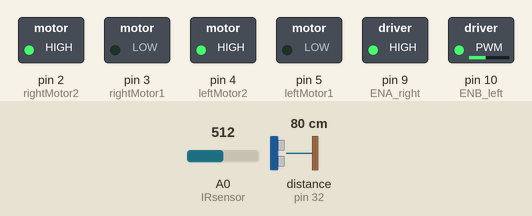
The sketch below on a simulated Arduino Mega 2560, built with avr-gcc and run on an emulated ATmega2560. Parts: switched loads named in the sketch (green lamp = pin HIGH). Wiring (inferred from the names in the program): ultrasonic range finder: trigger pin 33; echo pin 32. Inputs (shaded band) come from the test bench; at power-on: A0 (IRsensor) = 512, distance to the obstacle (sensor on pin 32) 80 cm. The echo pulse lasts 58.3 µs per cm; pins used as bus, display or sensor lines are not drawn.

Above: at 1.2 s.
1.3 s: A0 (IRsensor) set to 716
At 2.3 s:
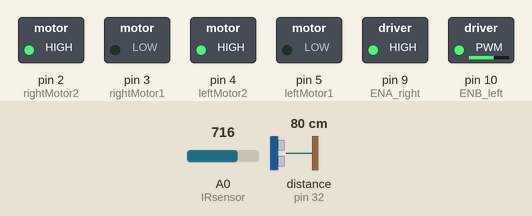
2.8 s: distance to the obstacle (sensor on pin 32) set to 18 cm
4.3 s: distance to the obstacle (sensor on pin 32) set to 13 cm
At 4.6 s:
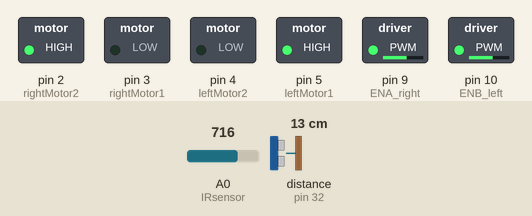
5.8 s: distance to the obstacle (sensor on pin 32) set to 35 cm
At 7.0 s:
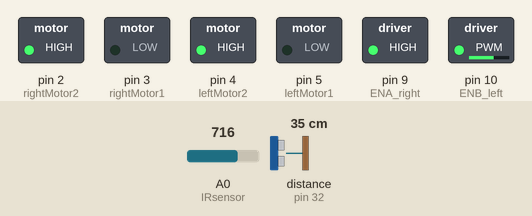
7.3 s: A0 (IRsensor) set to 900
At 8.5 s:
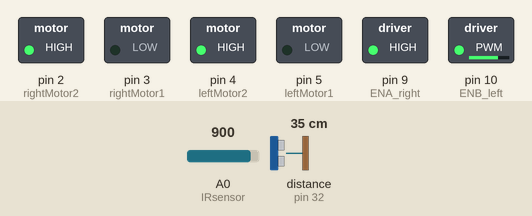
8.8 s: A0 (IRsensor) set to 511
At 9.8 s:
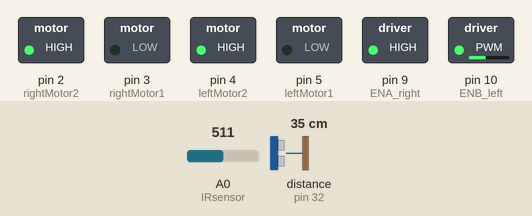
Timing chart, 0 to 11.8 s (numbered marks = the images above; inputs shaded):
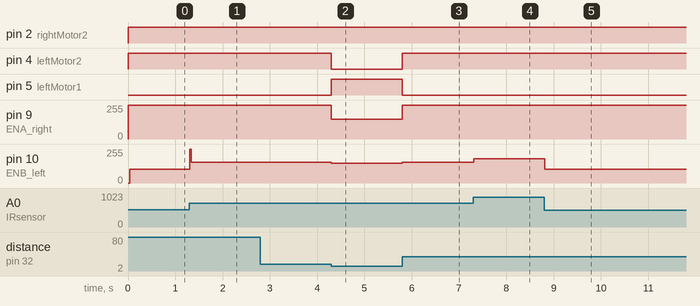

Measured:
- the behaviour switches between 16 and 15 cm on distance to the obstacle (sensor on pin 32) (found by bisection; images 1 and 2)
- after the input at 1.3 s, pin 10 (ENB_left): 105/255 → 156/255 at once
- after the input at 2.8 s, every drawn part: stays the same
- after the input at 4.3 s, pin 4 (leftMotor2): HIGH → LOW at once; pin 5 (leftMotor1): LOW → HIGH at once; pin 9 (ENA_right): 255/255 → 150/255 at once; pin 10 (ENB_left): 156/255 → 150/255 at once
- after the input at 5.8 s, pin 4 (leftMotor2): LOW → HIGH at once; pin 5 (leftMotor1): HIGH → LOW at once; pin 9 (ENA_right): 150/255 → 255/255 at once; pin 10 (ENB_left): 150/255 → 156/255 at once
- after the input at 7.3 s, pin 10 (ENB_left): 156/255 → 183/255 at once
- after the input at 8.8 s, pin 10 (ENB_left): 183/255 → 105/255 at once

The sketch:

wall_following.ino
```cpp
/*
   ME 545 Lab 6 - Wall Following Code
   Group 5 - Juliette Mitrovich, Sheila Moroney, Sujani Patel
   This code allows our custom-built robot to successfully  follow a straight wall, outer corners
   and inner corners.
*/
// Libraries
#include <math.h>

///// ULTRASONIC SENSOR /////
// Ultrasoinic sensor pins
const int echoPin_fwd = 32;
const int trigPin_fwd = 33;

// Ultrasonic sensor calculation variables
long duration_fwd;
float distance_fwd;

// Ultrasonic range condition
const float tooClose_fwd = 15; // how close the robot can get to a front facing wall

// FUNCTION //
float senseUltrasonic_frontWall() {
  // calculate the distance in front of the robot (cm)
  digitalWrite(trigPin_fwd, LOW);
  delayMicroseconds(2);
  digitalWrite(trigPin_fwd, HIGH);
  delayMicroseconds(10);
  digitalWrite(trigPin_fwd, LOW);
  duration_fwd = pulseIn(echoPin_fwd, HIGH);
  distance_fwd = duration_fwd * 0.034 / 2; // convert duration to distance
  // limit how far the front sensor can see because we only care about the close values for turning
  if (distance_fwd > 25) {
    distance_fwd = 25;
  }
  return distance_fwd;
}

///// IR SENSOR /////
// IR sensor 1 variables
float IRsensor = A0; // set IRsensor as analog pin 0
float sensorValue; // variable to store the output of IR sensor

// digital filter coefficients, (fc = 27.77Hz, fs = 125Hz )
const float a1 = -0.0875;
const float b0 = 0.4563;
const float b1 = 0.4563;

// digital filter variables
volatile float Vold = 0; // initialize the first input
volatile float yold = 0; // initialize the first output
volatile float digitalFilter; // initialize variable to store first order digital filter values
volatile float distance_right; // variable to store the distance conversion of the IR sensor

// FUNCTION //
float senseIR() {
  // Collect IR sensor data (through and analog filter
  sensorValue = analogRead(IRsensor);
  // digitially filter IR sensor data
  digitalFilter = (b0 * sensorValue) + (b1 * Vold) - (a1 * yold);
  yold = digitalFilter;
  Vold = sensorValue;
  // Convert filtered IR sensor data to distance
  distance_right = (16569.0 / (digitalFilter + 25)) - 11;
  // limit the max range the sensor can see to avoid large gains
  if (60 < distance_right) {
    distance_right = 60;
  }
  return distance_right;
}

///// PROPORTIONAL DERIVATIVE (PD) CONTROL /////
const float setPoint_side = 55; // always want to be ~20cm from the side wall
// number is > 20 because the sensor is on the back left side and this is a right wall following robot
// allows you to stay within the correct operating range of the IR sensor (18cm - 150cm)

volatile float P; // proportional term
volatile float D; // derivative term
float Kp = 6.0; // proportional gain
float Kd = 110.0; // derivative gain

volatile float error_side; // variable to store calculated error
volatile float lastError_side; // variable to store the previous error for the derivative term

volatile float motorSpd_gain; // calculated gain from PID control

// FUNCTION //
float PD_control() {
  // find the error and previous error and calculate the necessary gain for the motor speeds
  error_side = setPoint_side - distance_right; // error calculation
  P = error_side;
  D = error_side - lastError_side;
  lastError_side = error_side;
  motorSpd_gain = P * Kp + D * Kd;
  return motorSpd_gain;
}

///// H-BRIDGE AND MOTORS /////
const float avgSpd = 105.0; // set speed motors should move at when going straight
volatile float rightSpd;
volatile float leftSpd;

// Motor pins
const int leftMotor1 = 5; // OUT 3 pin
const int leftMotor2 = 4; // OUT 4 pin

const int rightMotor1 = 3; // OUT 1 pin
const int rightMotor2 = 2; // OUT 2 pin

const int ENB_left = 10; // PWN pin to control left motor speed
const int ENA_right = 9; // PWM pin to control right motor speed

/*
    Pin convention
    Motor A: direction controlled by pins IN1 and IN2
    Motor B: direction controlled by pins IN3 and IN4
    if IN1 is HIGH and IN2 is low (or IN3 and IN4), motor will move one direction
    if you switch it the motor will move in the other direction DEPENDING ON HOW THE POWER AND GROUND
    WIRES OF THE MOTOR ARE PLUGGED IN TO THE H-BRIDGE
*/

// FUNCTION //
void goFwd(float leftSpd, float rightSpd) {
  // set pins and speed to drive the robot forward (left fwd, right fwd)
  // convention for
  digitalWrite(leftMotor1, LOW);
  digitalWrite(leftMotor2, HIGH);
  digitalWrite(rightMotor1, LOW);
  digitalWrite(rightMotor2, HIGH);
  analogWrite(ENB_left, leftSpd);
  analogWrite(ENA_right, rightSpd);
}

void turnLeft(float leftSpd, float rightSpd) {
  // set pins and speed to allow robot to do a zero-point left turn (left fwd, right bwd)
  digitalWrite(leftMotor1, HIGH);
  digitalWrite(leftMotor2, LOW);
  digitalWrite(rightMotor1, LOW);
  digitalWrite(rightMotor2, HIGH);
  analogWrite(ENB_left, leftSpd);
  analogWrite(ENA_right, rightSpd);
}

void setup() {
  Serial.begin(115200); // begin serial monitor for debugging

  // set ultrasonic sensor pin modes
  pinMode(echoPin_fwd, INPUT);
  pinMode(trigPin_fwd, OUTPUT);

  // set motor pin modes
  pinMode(rightMotor1, OUTPUT);
  pinMode(rightMotor2, OUTPUT);
  pinMode(leftMotor1, OUTPUT);
  pinMode(leftMotor2, OUTPUT);

  pinMode(IRsensor, INPUT);
}

void loop() {
  // call the neccessary functions for the robot to complete wall following
  senseIR();
  senseUltrasonic_frontWall();
  PD_control();

  // set the speed of the wheels
  // abs() used because the H-bridge does not allow negative speed values
  rightSpd = abs(avgSpd + motorSpd_gain);
  leftSpd = abs(avgSpd - motorSpd_gain);

  // set the max speed of each motor to 255 because PWM range is 0-255
  if (rightSpd > 255.0) {
    rightSpd = 255.0;
  }
  if (leftSpd > 255.0) {
    leftSpd = 255.0;
  }

  // wall following conditions
  if (distance_fwd < tooClose_fwd) {
    // when you come to an inner corner, do a zero point left turn at a set speed
    turnLeft(150, 150);
  }
  if (distance_fwd > tooClose_fwd) {
    // drive forward with these gain values
    Kp = 6.0;
    Kd = 110.0;
    goFwd(leftSpd, rightSpd);
  }

  ///// DEBUGGING /////
  //  Serial.print("Distance R: ");
  //  Serial.print(distance_right);
  //  Serial.print(", ");
  //  Serial.print("Distance fwd: ");
  //  Serial.print(distance_fwd);
  //  Serial.print(", ");
  //  //  Serial.print("Gain: ");
  //  //  Serial.print(motorSpd_gain);
  //  //  Serial.print(", ");
  //  Serial.print("Motor Speeds: ");
  //  Serial.print(leftSpd);
  //  Serial.print(", ");
  //  Serial.print(rightSpd);
  //  Serial.println();
}
```
